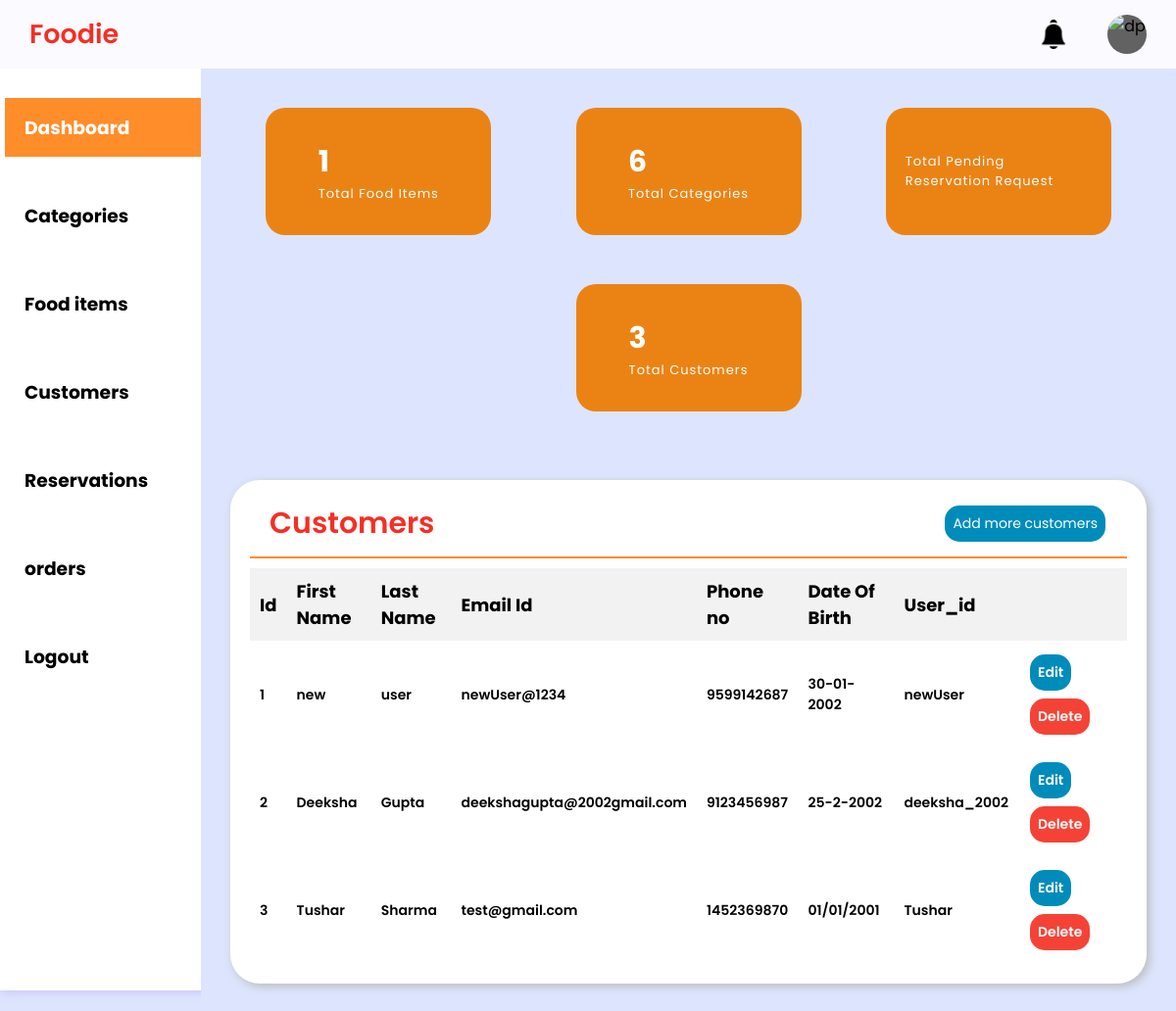
The page /admin-dashboard/customers/ on the database as committed earlier.
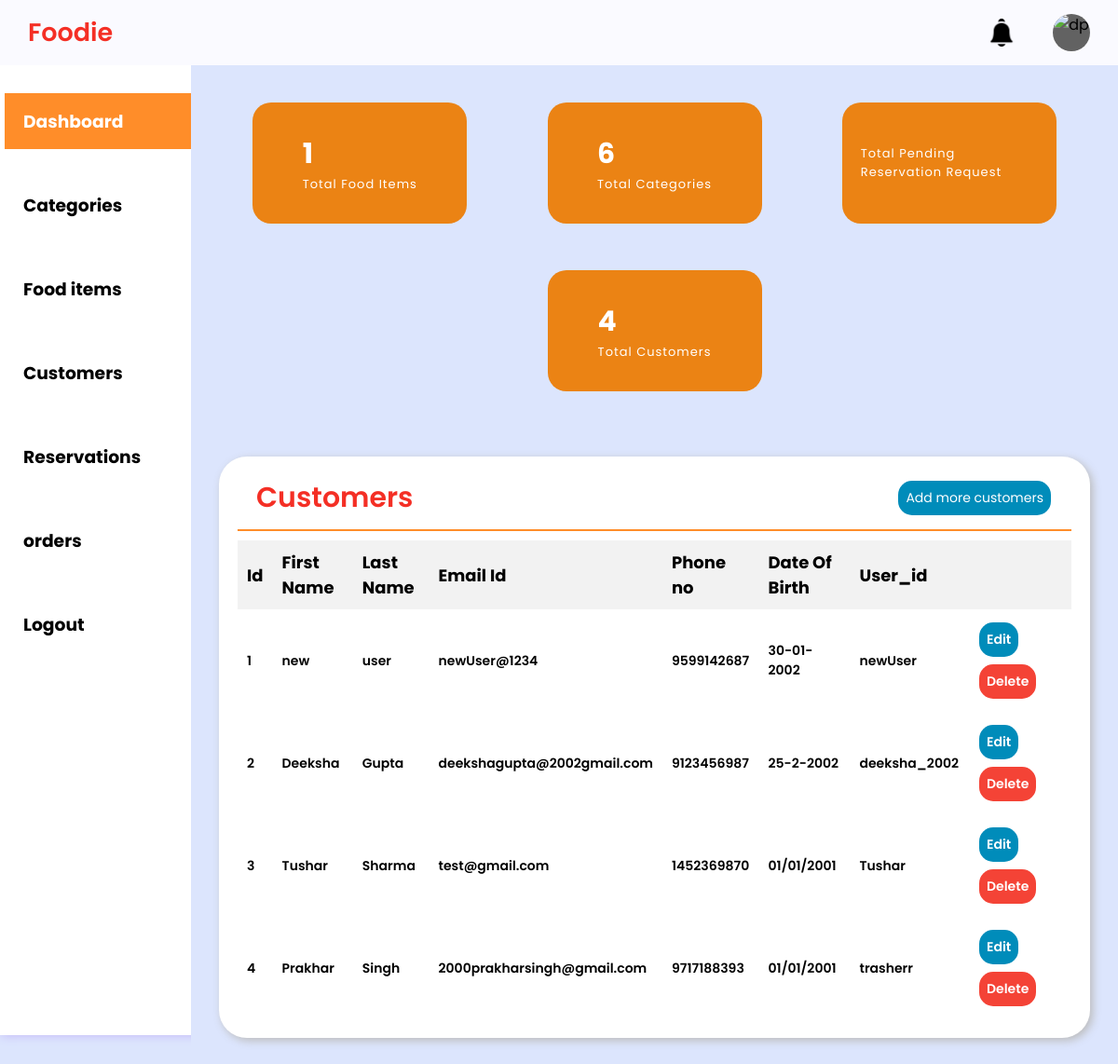
The same page on the database as committed later.
### Home_App/models.py (models this page shows, shortened)
class customer_table(models.Model):
    customer_id = models.AutoField(primary_key=True)
    first_name = models.CharField(max_length=20)
    last_name = models.CharField(max_length=20)
    email_id = models.CharField(max_length=50)
    dob = models.CharField(max_length=10)
    phone_no = models.CharField(max_length=10)
    user_id = models.CharField(max_length=50)
    password = models.CharField(max_length=50)

### Home_App/views.py (the view)
# urls.py: path('admin-dashboard/',hv.adminDashboard, name='admin-dashboard'),
def adminDashboard(request, section=None):
    section_template = {
        'categories': 'admin-dashboard-category.html',
        'customers': 'admin-dashboard-customers.html',
        'foodItems': 'admin-dashboard-foodItems.html',
        'reservation':'admin-dashboard-reservation.html',
        'recentOrders': 'admin-dashboard-recentOrders.html'
    }
    template_name = section_template.get(section, 'admin-dashboard.html')
    categories = category_table.objects.all()
    category_count = category_table.objects.count()
    foodItems = food_table.objects.all()
    foodItem_count = food_table.objects.count()
    customers = customer_table.objects.all()
    customer_count=customer_table.objects.count()
    reservation=reservation_table.objects.all()
    return render(request, template_name, {'categories':categories, 'categoryCount':category_count, 'foodItems':foodItems, 'food_item_count':foodItem_count, 'customers':customers, 'customerCount':customer_count, 'reservations':reservation})

### Template/admin-dashboard-customers.html (shortened to what this page needs)
{% extends 'admin-dashboard.html' %}
{% block content %}
<section class="category-table-section">
    <div class="customer-table-section">
        <div class="report-container">
            <div class="report-header">
                <h1 class="recent-orders">Customers</h1>
                <a href="{% url 'admin-dashboard-customer-add' %}" class="btn-add">Add more customers</a>
            </div>
            <table class="report-body">
                <thead class="report-topic-head">
                    <tr>
                    <th class="t-op">Id</th>
                    <th class="t-op">First Name</th>
                    <th class="t-op">Last Name</th>
                    <th class="t-op">Email Id</th>
                    <th class="t-op">Phone no</th>
                    <th class="t-op">Date Of Birth</th>
                    <th class="t-op">User_id</th>
                    <th class="t-op"></th>
                    <th class="t-op"></th>
                    </tr>
                    </thead>
                <tbody class="items12">
                    {% for customer in customers %}
                    <tr>
                        <td class="t-op-nextlvl">{{ customer.customer_id}}</td>
                        <td class="t-op-nextlvl">{{ customer.first_name}}</td>
                        <td class="t-op-nextlvl">{{ customer.last_name}}</td>
                        <td class="t-op-nextlvl">{{ customer.email_id}}</td>
                        <td class="t-op-nextlvl">{{ customer.phone_no}}</td>
                        <td class="t-op-nextlvl">{{ customer.dob}}</td>
                        <td class="t-op-nextlvl">{{ customer.user_id}}</td>
                        <td class="t-op-nextlvl">
                            <div class="update-btn">
                                <a href="{% url 'edit_customer' customer_id=customer.customer_id %}" class="btn-edit">Edit</a>
                                <a href="{% url 'delete_customer' customer_id=customer.customer_id  %}" class="btn-delete">Delete</a>
                            </div>
                        </td>
                    </tr>
                    {% endfor %}
                </tbody>
            </table>
        </div>
    </div>
</section>
{% endblock %}

Rows that differ between the two databases and show on the page:
added customer_table: customer_id "4", first_name "Prakhar", last_name "Singh", email_id "2000prakharsingh@gmail.com", phone_no "9717188393", dob "01/01/2001", user_id "trasherr"
Other text that changed with them:
{{ customerCount }}: "3" → "4"
